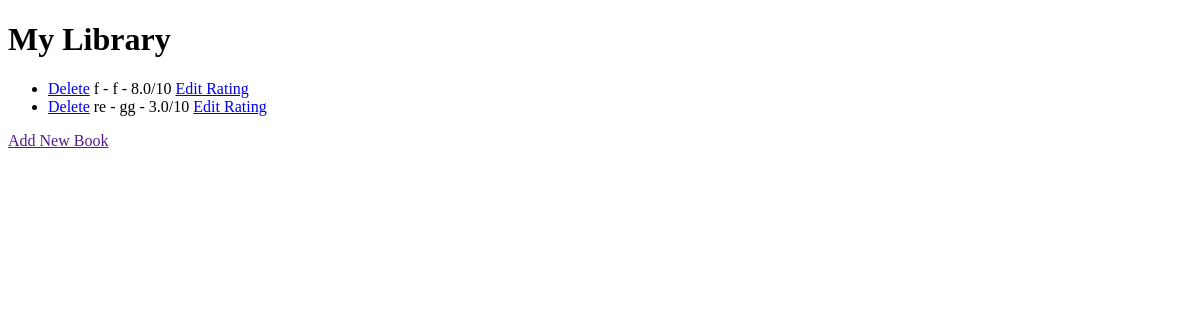
Before: / with the older database file.
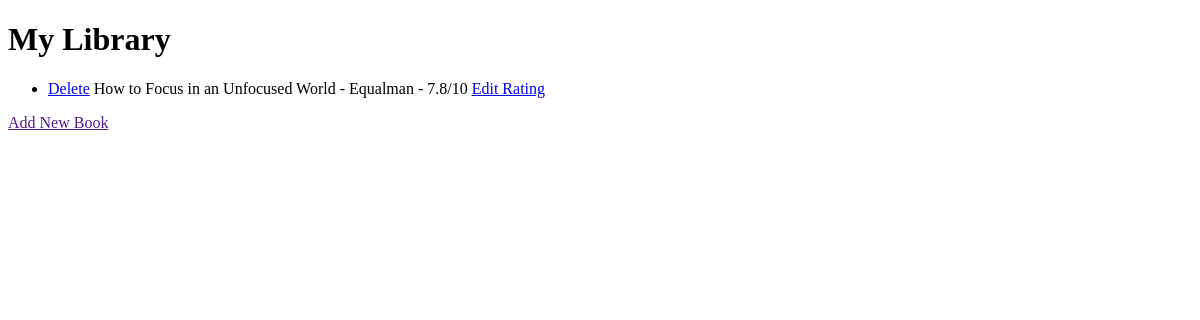
After: the same page with the newer database file.
### main.py (models this page shows)
class Book(db.Model):
    id = db.Column(db.Integer, primary_key=True)
    title = db.Column(db.String(250), unique=True, nullable=False)
    author = db.Column(db.String(250), nullable=False)
    rating = db.Column(db.Float, nullable=False)

### main.py (the view)
@app.route('/')
def home():
    result = db.session.execute(db.select(Book).order_by(Book.title))
    all_books = result.scalars()
    return render_template("index.html", books=all_books)

### templates/index.html (shortened to what this page needs)
<!DOCTYPE html>
<html lang="en">
  <head>
  </head>
  <body>
    <h1>My Library</h1>
    <ul>
      {% for book in books %}
        <li>
          <a href="{{ url_for('delete', id=book.id) }}">Delete</a>
          {{ book.title }} - {{ book.author }} - {{ book.rating }}/10
          <a href="{{ url_for('edit', id=book.id) }}">Edit Rating</a>
        </li>
      {% endfor %}
    </ul>
    <a href="">Add New Book</a>
  </body>
</html>

Changed rows visible on the page:
removed Book: title "re", author "gg", rating "3.0"
changed Book: title "f" → "How to Focus in an Unfocused World"; author "f" → "Equalman"; rating "8.0" → "7.8"
